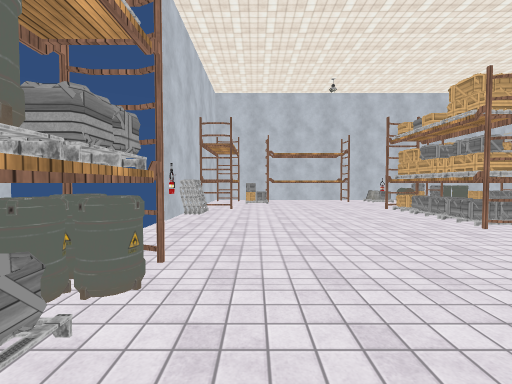
view 1 (above)

24 first-person views from a walk through a Unity game level. The camera is 1.4 m above the floor, tilts 2° down and sees 90° across. Doors are open. The floor is counted in squares, 2 m on a side. Each view is taken from the middle of a square. On the plan, view 1 faces up. The plan holds only what a view shows up to about 9 squares ahead; the rest is blank. The place goes on beyond the plan. The player is left out. Some surface patterns are stand-ins.

view 2
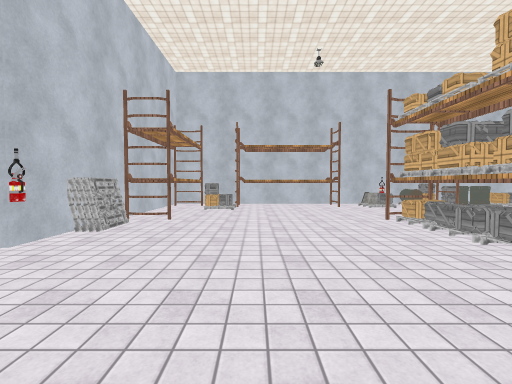

view 3
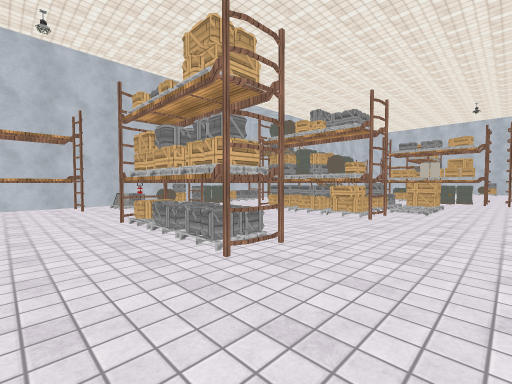

view 4
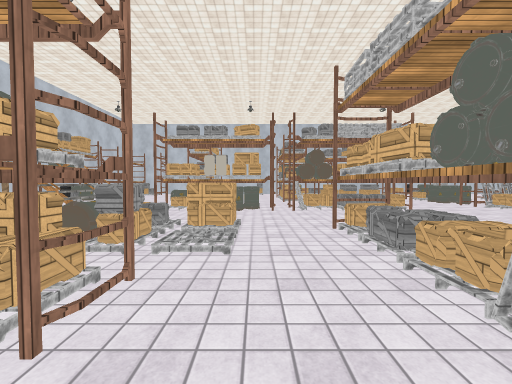

view 5
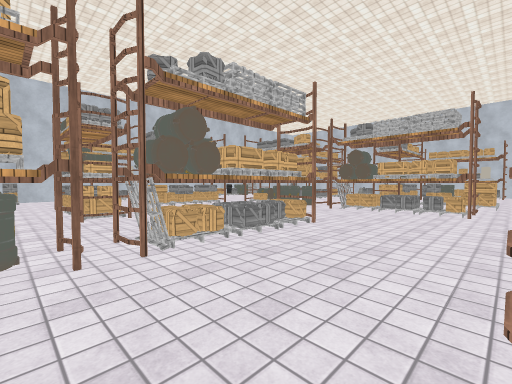

view 6
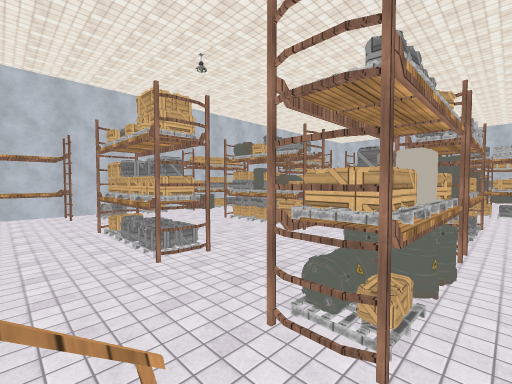

view 7
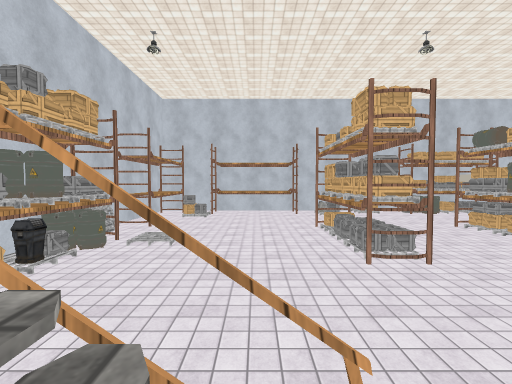

view 8
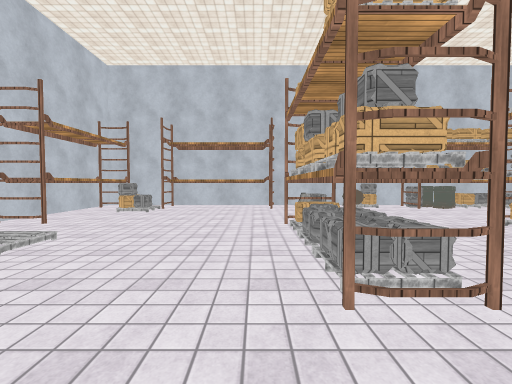

view 9
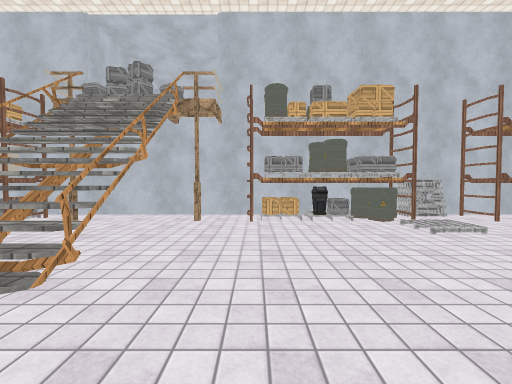

view 10
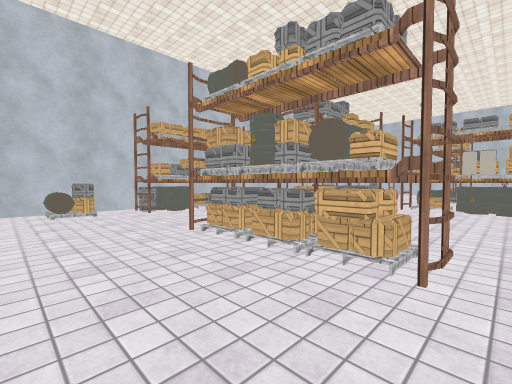

view 11
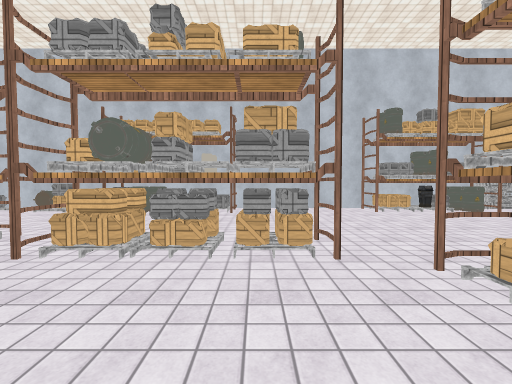

view 12
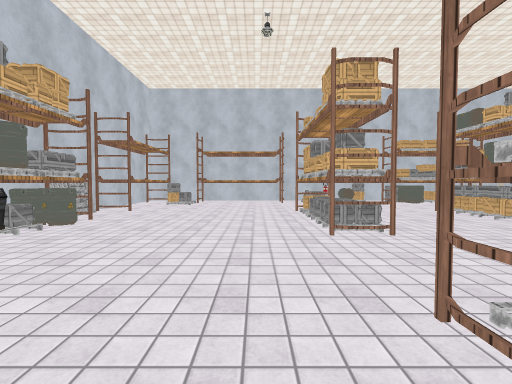

view 13
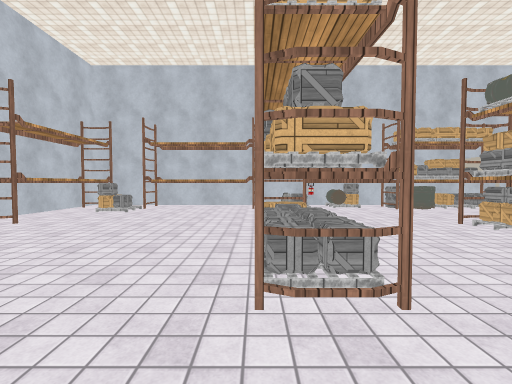

view 14
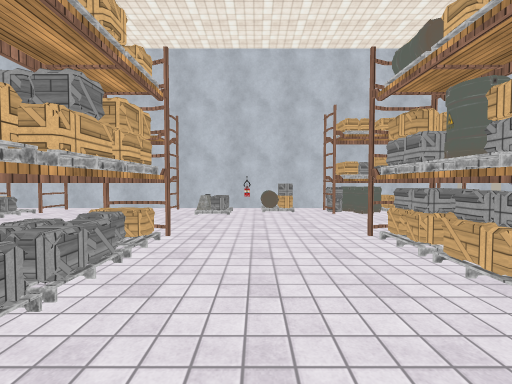

view 15
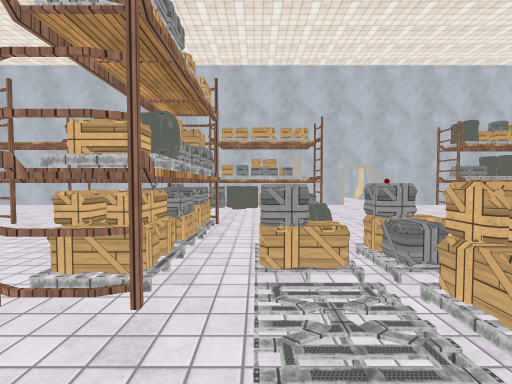

view 16
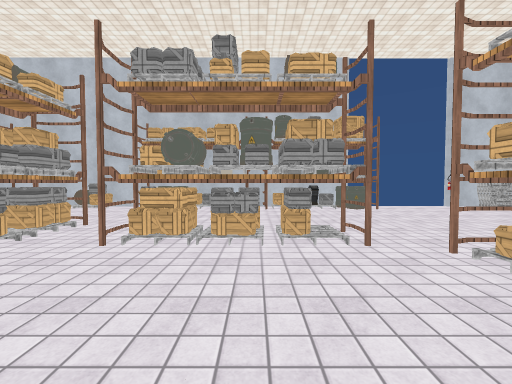

view 17
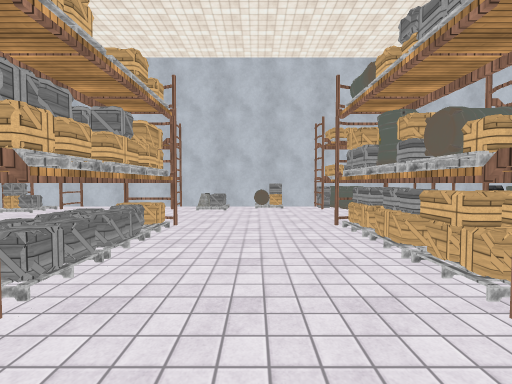

view 18
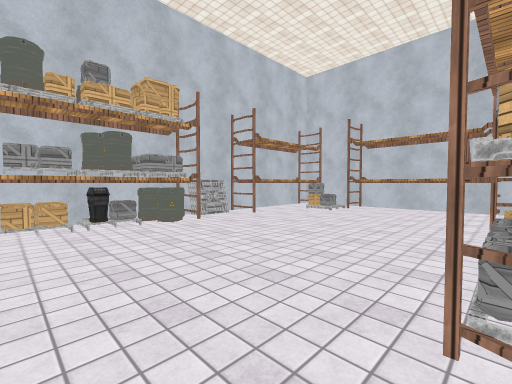

view 19
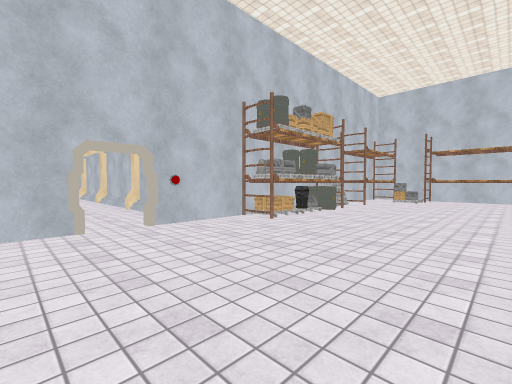

view 20
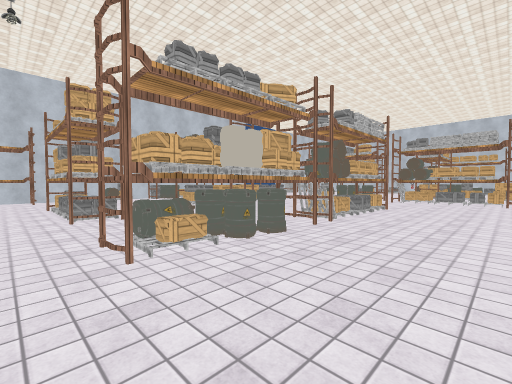

view 21
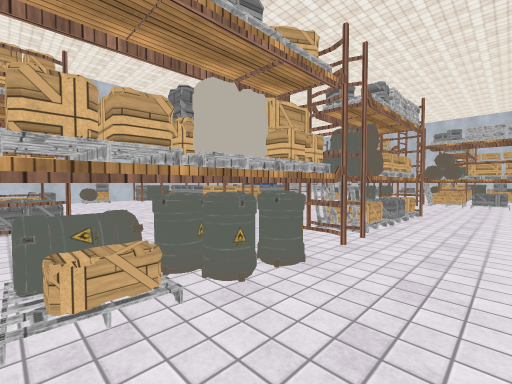

view 22
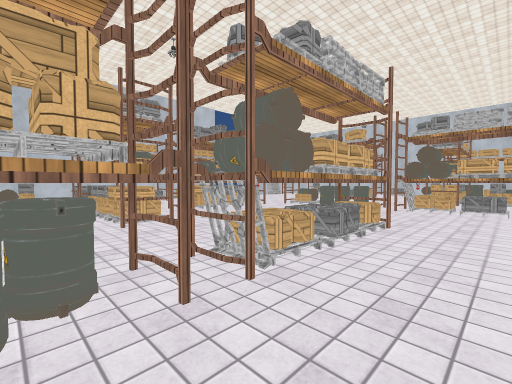

view 23
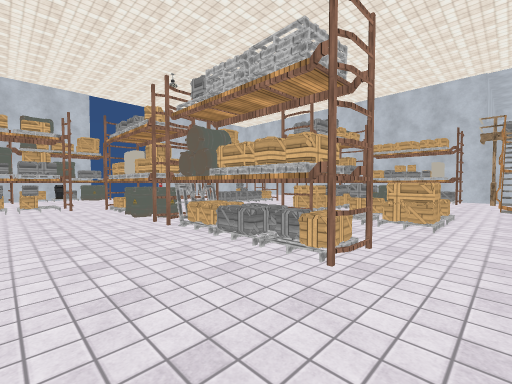

view 24
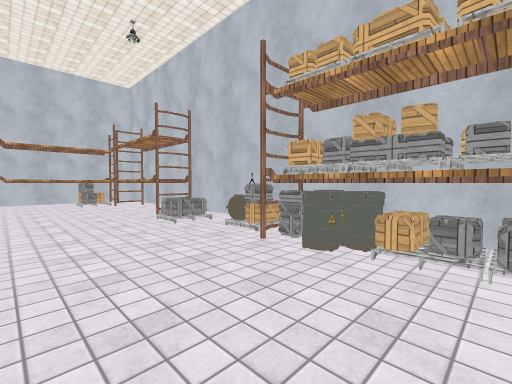

### Floor plan
Points are (right, up) in squares from view 1. A wall is a line through its corners. A room is listed if a view was taken in it or the views show most of it. See-through windows are left out.
Room 1 (views 1, 2, 3, 4, 5, 6, 7, 8, 9, 10, 11, 12, 13, 14, 15, 16, 17, 18, 19, 20, 21, 22, 23, 24)
walls: (9.1, -13.2) (13.6, -13.2); (6.5, -13.2) (7.6, -13.2); (12.9, 7.7) (12.6, 6.6); (7.3, -14.2) (7.3, -19.2); (15.6, -13.2) (22.2, -13.2) (22.2, -8.4); (22.2, -4.5) (22.2, 10.7) (-1.7, 10.7) (-1.7, 5.4); (-1.7, 1.5) (-1.7, -13.2) (-0.4, -13.2); (1.7, -13.2) (2.4, -13.2)
low walls: (12.7, 6.7) (12.5, 7.6)
objects: shelf (-2, 2); fire extinguisher (-2, 5); crate (-1, -12); shelf (-1, -11) to (-1, -9); crate (-1, -7); other object (-1, -6); other object (-1, -5); shelf (-1, -4); barrel (-1, -3); pallet (-1, 1); barrel (-1, 2); pallet (-1, 6); shelf (-1, 7) to (-1, 10); shelf (0, -13) to (1, -13); crate (0, -12); other object (0, -7); barrel (0, -6); other object (0, -4); other object (0, 9); shelf (0, 10) to (3, 10); other object (2, -13); shelf (2, -8); shelf (2, -4); pallet (3, -13); pallet (3, -8); pallet (3, -4); pallet (3, -2); pallet (3, -1); shelf (3, 0); pallet (4, -13); pallet (4, -8); pallet (4, -5) to (4, -4); pallet (4, 1); pallet (4, 4) to (4, 5); pallet (4, 6); pallet (4, 7); vent (4, 10); shelf (5, -13); other object (5, 1); crate (5, 9); crate (5, 10); shelf (6, -13); shelf (6, 1); crate (6, 9); crate (6, 10); pallet (7, -8) to (7, -7); pallet (7, -6); pallet (7, -5); barrel (7, -4); pallet (7, -3); crate (7, -2); barrel (7, 1); pallet (7, 2); shelf (7, 4); pallet (7, 5); other object (7, 6); shelf (7, 7); crate (7, 10); other object (8, -13); barrel (8, 1); barrel (8, 5); pallet (8, 10); pallet (9, 1); crate (9, 5); pallet (9, 10); crate (10, -7); crate (10, 1); crate (10, 4); other object (10, 5); other object (10, 10); other object (11, -12); crate (11, -7); crate (11, -6); crate (11, -4); barrel (12, -12); crate (12, -7); other object (12, -4); pallet (12, 2); barrel (12, 4); shelf (13, -12); pallet (13, -9); pallet (13, -8); pallet (13, -7); barrel (13, -4); pallet (13, -3); crate (13, -1); pallet (13, 0); barrel (13, 1); barrel (13, 2); pallet (13, 3); pallet (13, 4); pallet (13, 5); crate (14, -13); crate (14, -12); shelf (14, -4); pallet (14, 10); other object (15, -13); barrel (15, -12); other object (15, -4); barrel (15, -3); pallet (15, 10); vent (16, -13); crate (16, -12); pallet (16, -4) to (17, -4); pallet (16, 1) to (16, 2); pallet (16, 5); barrel (16, 10); shelf (17, -12) to (20, -12); shelf (17, -9); pallet (17, -8); pallet (17, -7); pallet (17, 2); other object (17, 5); pallet (17, 10); pallet (18, -2); pallet (18, -1); shelf (18, 0); shelf (18, 2); shelf (18, 5); other object (18, 10); shelf (19, 10) to (21, 10); crate (20, -11); crate (20, 3); crate (20, 9); crate (21, -12); crate (21, -11); other object (21, -8); pallet (21, -7); other object (21, -1); other object (21, 1); barrel (21, 3); other object (21, 4); other object (21, 5); shelf (21, 6) to (21, 8); crate (21, 9); shelf (22, -11); pallet (22, -8); pallet (22, -6); shelf (22, -5); other object (22, -1); other object (22, 1); crate (22, 3)

Where each view was taken, in squares from view 1:
view 1: 0 up, 0 right, facing up
view 2: 2 up, 1 right, facing up
view 3: 2 up, 2 right, facing up-right
view 4: 3 up, 6 right, facing right
view 5: 3 up, 10 right, facing down-right
view 6: 7 up, 12 right, facing down-right
view 7: 7 up, 12 right, facing right
view 8: 6 up, 14 right, facing right
view 9: 5 up, 14 right, facing up
view 10: 4 up, 15 right, facing down-right
view 11: 2 down, 15 right, facing right
view 12: 3 down, 18 right, facing down
view 13: 5 down, 17 right, facing down
view 14: 6 down, 15 right, facing down
view 15: 5 down, 12 right, facing down
view 16: 1 down, 6 right, facing left
view 17: 6 down, 6 right, facing left
view 18: 8 down, 6 right, facing down-left
view 19: 9 down, 10 right, facing down-left
view 20: 9 down, 10 right, facing up-left
view 21: 8 down, 9 right, facing up-left
view 22: 6 down, 9 right, facing up-left
view 23: 1 down, 11 right, facing up-left
view 24: 7 up, 9 right, facing up-left
